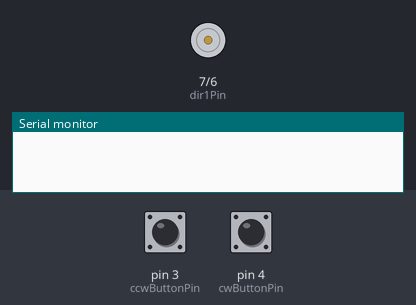
Simulated run of this sketch. Board: Arduino Uno, built with avr-gcc and run on an emulated ATmega328P. Parts: motor-driver pin pairs drawn as motors (green arrow = first pin HIGH = forward, orange = second pin HIGH = backward, longer = more drive, scaled by the enable pin), the last lines printed to the serial monitor. Inputs (shaded band) come from the test bench; at power-on: pin 3 (ccwButtonPin) HIGH, pin 4 (cwButtonPin) HIGH.

Above: at 1.2 s.
1.3 s: pin 3 (ccwButtonPin) pulled LOW for 0.15 s
3.3 s: pin 4 (cwButtonPin) pulled LOW for 0.15 s
At 4.9 s:
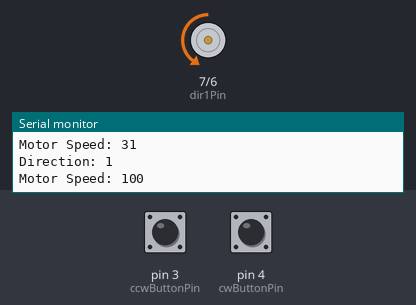
5.3 s: pin 4 (cwButtonPin) pulled LOW for 1 s
At 6.4 s:
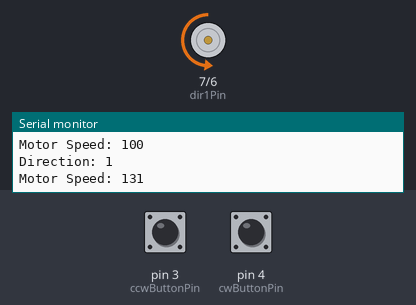
7.8 s: pin 3 (ccwButtonPin) pulled LOW for 1 s
At 9.5 s:
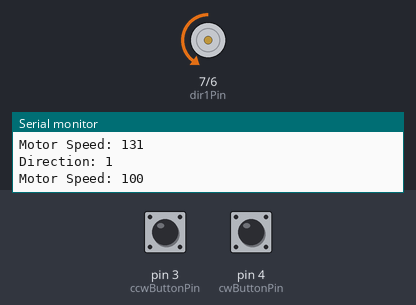
10.3 s: pin 3 (ccwButtonPin) pulled LOW for 0.15 s
At 11.0 s:
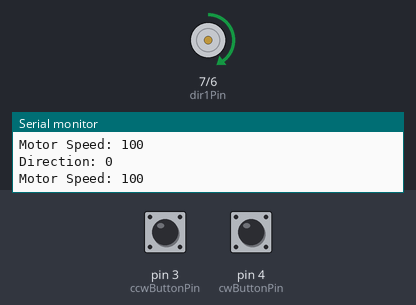
11.9 s: pin 3 (ccwButtonPin) pulled LOW for 3.2 s
At 13.8 s:
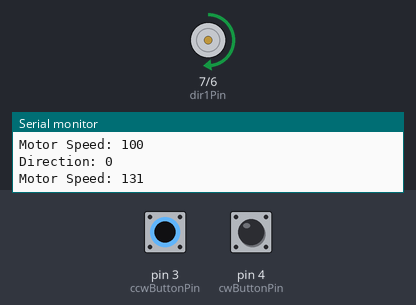
Timing chart, 0 to 15.3 s (numbered marks = the images above; inputs shaded):
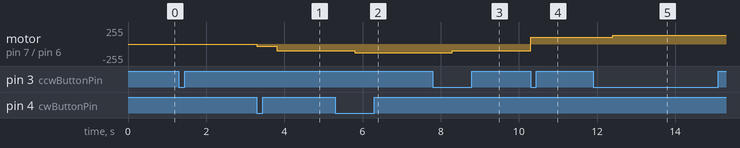

Measured:
- after the input at 3.3 s, motor on pin 7 (dir1Pin) / pin 6 (dir2Pin): stopped → backward 31/255 at once, → backward 100/255 0.50 s later
- after the input at 5.3 s, motor on pin 7 (dir1Pin) / pin 6 (dir2Pin): backward 100/255 → backward 131/255 after 0.50 s
- after the input at 7.8 s, motor on pin 7 (dir1Pin) / pin 6 (dir2Pin): backward 131/255 → backward 100/255 after 0.50 s
- after the input at 10.3 s, motor on pin 7 (dir1Pin) / pin 6 (dir2Pin): backward 100/255 → forward 100/255 at once
- after the input at 11.9 s, motor on pin 7 (dir1Pin) / pin 6 (dir2Pin): forward 100/255 → forward 131/255 after 0.50 s

The sketch:

dc_motor_with_pushbuttons.ino
```cpp
int speedPin = 10;
int dir1Pin = 7;
int dir2Pin = 6;
// Clockwise and Counter Clock Wise
int cwButtonPin = 4;
int ccwButtonPin = 3;

int motorSpeed;

int cwButtonValue;
int cwPrevButtonValue;
int ccwButtonValue;
int ccwPrevButtonValue;
bool direction;

void setup() {
  // put your setup code here, to run once:
  pinMode(speedPin, OUTPUT);
  pinMode(dir1Pin, OUTPUT);
  pinMode(dir2Pin, OUTPUT);
  pinMode(cwButtonPin, INPUT);
  pinMode(ccwButtonPin, INPUT);

  digitalWrite(cwButtonPin, HIGH);
  digitalWrite(ccwButtonPin, HIGH);

  Serial.begin(9600);
}

void loop() {
  // put your main code here, to run repeatedly:
  cwPrevButtonValue = cwButtonValue;
  cwButtonValue = digitalRead(cwButtonPin);
  ccwPrevButtonValue = ccwButtonValue;
  ccwButtonValue = digitalRead(ccwButtonPin);

  if(cwPrevButtonValue == 1 && cwButtonValue == 0){
    if(motorSpeed <= 100 && direction != true) {
      changeDirection(true);
      setInitialSpeed();
    } else if (direction == true && motorSpeed < 255){
      increaseSpeed();
    } else if (direction == false && motorSpeed <= 255) {
      decreaseSpeed();
    }
    printMessages(direction, motorSpeed);
    delay(500);
  }

  if(ccwPrevButtonValue == 1 && ccwButtonValue == 0){
    if(motorSpeed == 100 && direction != false) {
      changeDirection(false);
      setInitialSpeed();
    } else if (direction == false && motorSpeed < 255){
      increaseSpeed();
    } else if (direction == true && motorSpeed <= 255) {
      decreaseSpeed();
    }
    printMessages(direction, motorSpeed);
    delay(500);
  }

  analogWrite(speedPin, motorSpeed);
}

void changeDirection(bool newDirection){
  if(newDirection == false){
    direction = false;
    digitalWrite(dir1Pin, HIGH);
    digitalWrite(dir2Pin, LOW);
  } else {
    direction = true;
    digitalWrite(dir1Pin, LOW);
    digitalWrite(dir2Pin, HIGH);
  }
}

void increaseSpeed(){
  motorSpeed += 31;
}

void decreaseSpeed(){
  motorSpeed -= 31;
}

void setInitialSpeed(){
  motorSpeed = 100;
}

void printMessages(bool direction, int motorSpeed){
  Serial.print("Direction: ");
  Serial.println(direction);
  Serial.print("Motor Speed: ");
  Serial.println(motorSpeed);

}
```
